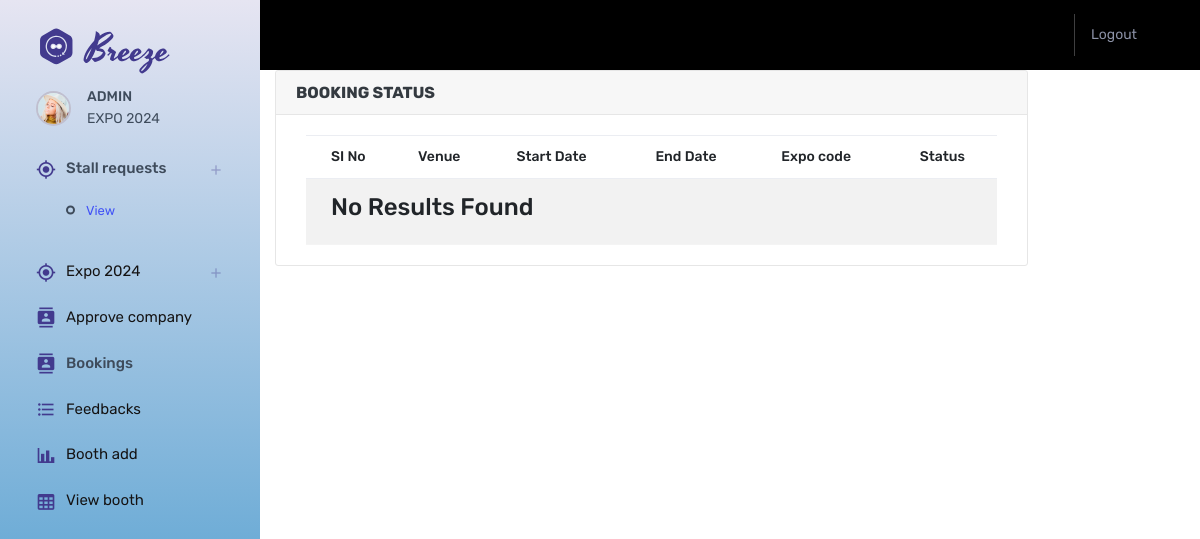
/bookings, run on an earlier commit of the app's database.
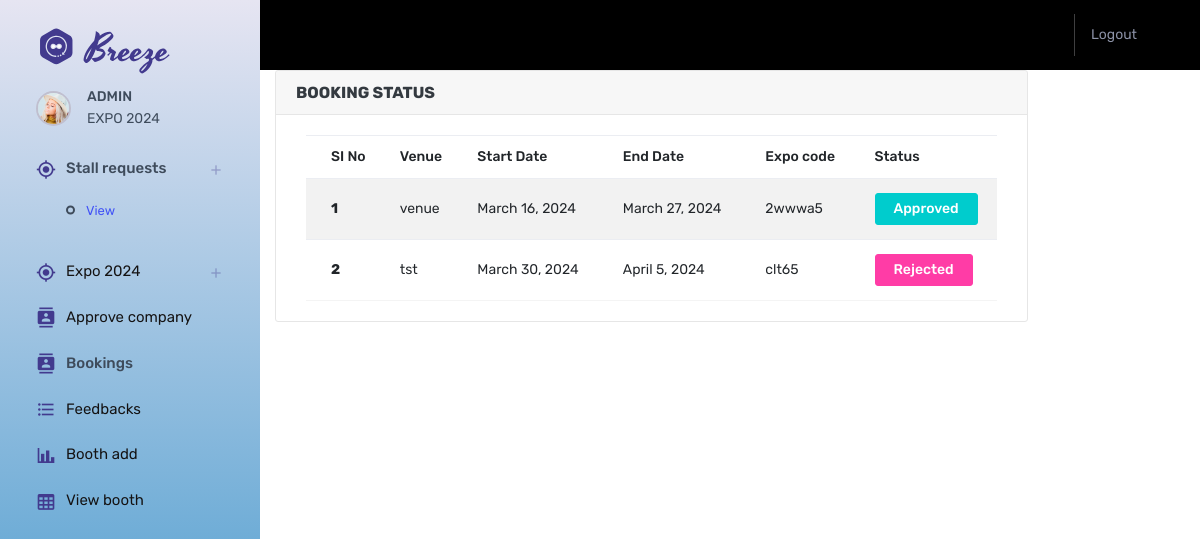
And on a later commit of the database.
### Expo_app/models.py (models this page shows, shortened)
class OnlineForm(models.Model):
    user = models.ForeignKey(Company, on_delete=models.CASCADE)
    expo_code = models.ForeignKey(CreateExpo, on_delete=models.CASCADE)
    status = models.IntegerField(default=0)
    name = models.CharField(max_length=20)

class CreateExpo(models.Model):
    venue = models.TextField(max_length=100)
    layout = models.FileField()
    start_date = models.DateField()
    end_date = models.DateField()
    expo_code = models.CharField(max_length=6)

### Expo_app/admin_view.py (the view)
# urls.py: path('bookings',admin_view.bookings,name='bookings'),
def bookings(request):
    data = OnlineForm.objects.all()
    return render(request,'admin/bookstatus.html',{"data":data})

### templates/admin/bookstatus.html (shortened to what this page needs)
{% extends 'admin_dash.html' %}
{% block content %}
<div class="col-lg-10">
    <div class="card">
        <div class="card-header">
            <strong class="card-title">BOOKING STATUS </strong>
        </div>
        <div class="card-body">
            <table class="table table-striped">
                <thead>
                <tr>
                    <th scope="col">SI No</th>
                    <th scope="col">Venue</th>
                    <th scope="col">Start Date</th>
                    <th scope="col">End Date</th>
                    <th scope="col">Expo code</th>
                    <th scope="col">Status</th>
                </tr>
                </thead>
                <tbody>
                {% for n in data %}
                <tr>
                    <th scope="row">{{forloop.counter}}</th>
                    <td>{{n.expo_code.venue}}</td>
                    <td>{{n.expo_code.start_date}}</td>
                    <td>{{n.expo_code.end_date}}</td>
                    <td>{{n.expo_code.expo_code}}</td>
                 <td>
                        {% if n.status == 0 %}
                        <a type="button" class="btn btn-success" href="{% url 'approve_appointment' n.id %} ">Accept</a>
                        <form action="{% url 'reject_appointment' n.id %}" method="post" style="display: inline;"
                              onsubmit="window.mytest()">
                            {% csrf_token %}
                            <input type="hidden" value="{{ n.id }}"/>
                            <button class="btn btn-danger">Reject</Button>
                        </form>
                        {% elif n.status == 1 %}
                        <button type="button" class="btn btn-success">Approved</button>
                        {% else %}
                        <button type="button" class="btn btn-danger">Rejected</button>
                        {% endif %}
                    </td>
                </tr>
                {% empty %}
                <tr>
                    <td colspan="7"><h3>No Results Found</h3></td>
                </tr>
                {% endfor %}
                </tbody>
            </table>
        </div>
    </div>
</div>
{% endblock %}

What changed in the data, as far as the page shows it:
added OnlineForm: expo_code.venue "venue", expo_code.start_date "March 16, 2024", expo_code.end_date "March 27, 2024", expo_code.expo_code "2wwwa5", status "Approved"
added OnlineForm: expo_code.venue "tst", expo_code.start_date "March 30, 2024", expo_code.end_date "April 5, 2024", expo_code.expo_code "clt65", status "Rejected"
Also different on the page:
text no longer shown: "No Results Found"
